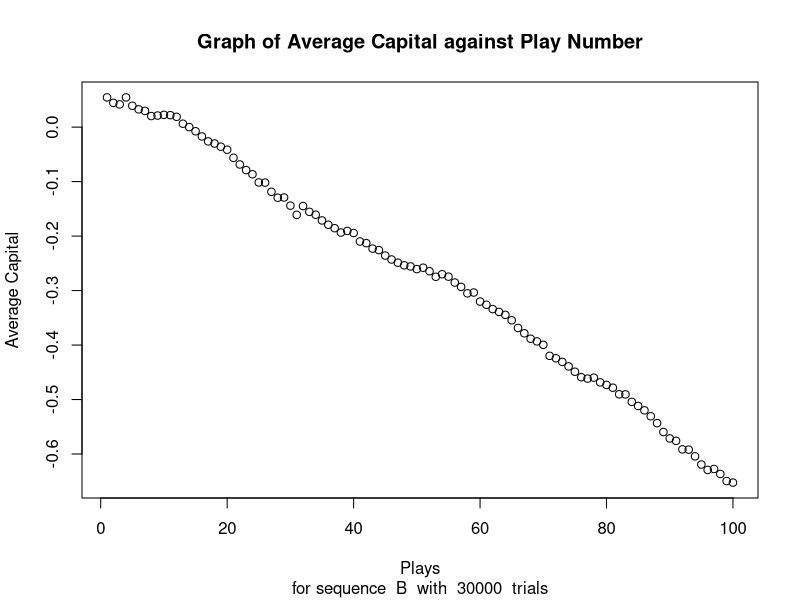

Source code (R):
#Version1 of homework 3
#point1 and point 2 will be randomly generated before each run
#supports any order of A and B
#default values for
#seq: AABB
#e <-  0.003
#coinA <-  1/2 - e
#LL: coinB1 <- 9/10 - e
#LW: coinB2 <- 1/4 - e
#WL: coinB3 <- 1/4 - e
#WW: coinB4 <- 7/10 - e

#constants
e <- 0.003
coinA <- 1/2 - e
coinB1 <- 9/10 - e
coinB2 <- 1/4 - e
coinB3 <- 1/4 - e
coinB4 <- 7/10 - e

TcoinA <- 0
TcoinB1 <- 0
TcoinB2 <- 0
TcoinB3 <- 0
TcoinB4 <- 0

playMax <- 100
runMax <- 30000

#variables
totalSheet <- vector()
totalSheet <- c(totalSheet, 1:playMax)

run <- 0
play <- 0
state <- NULL
coin <- NULL
capital <- 0
value <- NULL

#points to indicate win lose
point <- NULL
point2 <- 0
point1 <- 0

#prepping for sequence
sequ <- "B"
sequLen <- nchar(sequ)

#dice function to assign capital value according to random output
#also assigns points history
dice <- function(coinInput){
  
  #sets value and coin
  value <<- runif(1)
  
  #counts coin input
  coin <<- deparse(substitute(coinInput))
  Tcoin <<- paste("T", coin, sep = "")
  Tvalue <- get(Tcoin)
  assign(Tcoin, Tvalue + 1, envir = .GlobalEnv)
  
  #give selects point
  if (value < coinInput) {
    
    point <<- 1
    
  }
  
  else{
    
    point <<- -1
    
  }
  
  #adds point to capital
  capital <<- capital + point
  scoreSheet <<- c(scoreSheet, capital)
  
  #assign point history
  point2 <<- point1
  point1 <<- point
  
  #FOR DEBUG
  #print(coin)
  
}

#running the programme
while (run < runMax) {
  
  #preperations for each run
  run <- run + 1
  play <- 0
  capital <- 0
  scoreSheet <- vector()
  
  #randomly assigns points2 and points1
  point1 <- (2*round(runif(1)))-1
  point2 <- (2*round(runif(1)))-1
  
  while (play < playMax) {
    
    #prepares run
    play <- play + 1
    mod <- (play %% sequLen)
    
    if (mod == 0){
      
      mod <- sequLen
      
    }
    
    state <- substr(sequ, mod, mod)
    #FOR DEBUG
    #print(play)
    
    #assigning values
    if (state == "A") {
      
      dice(coinA)
      
    }
    
    else if (state == "B") {
      
      #FOR DEBUG
      #print("state b entered")
      
      if ((point2 == -1) & (point1 == -1)){
        
        dice(coinB1)
        
      }
      
      else if ((point2 == -1) & (point1 == 1)){
        
        dice(coinB2)
        
      }
      
      else if ((point2 == 1) & (point1 == -1)){
        
        dice(coinB3)
        
      }
      
      else if ((point2 == 1) & (point1 == 1)){
        
        dice(coinB4)
        
      }
      
    }
    
  }
  
  #FOR DEBUG: check for completeness
  #if (length(scoreSheet != 100)){
  #  stop("Length of scoresheet is not 100")
  #}
  
  #adds scoreSheet to totalSheet
  totalSheet <- totalSheet + scoreSheet
  
  #indicates programme is running
  if (run %% 1000 == 0) {
    print(run)
  }
}

#prepare data for graph making
averageSheet <- totalSheet / run
plays <- seq(1, playMax)
plot(plays, averageSheet, 
     main = "Graph of Average Capital against Play Number", 
     sub = paste("for sequence ", sequ," with ", runMax, " trials"), 
     xlab = "Plays", 
     ylab = "Average Capital")